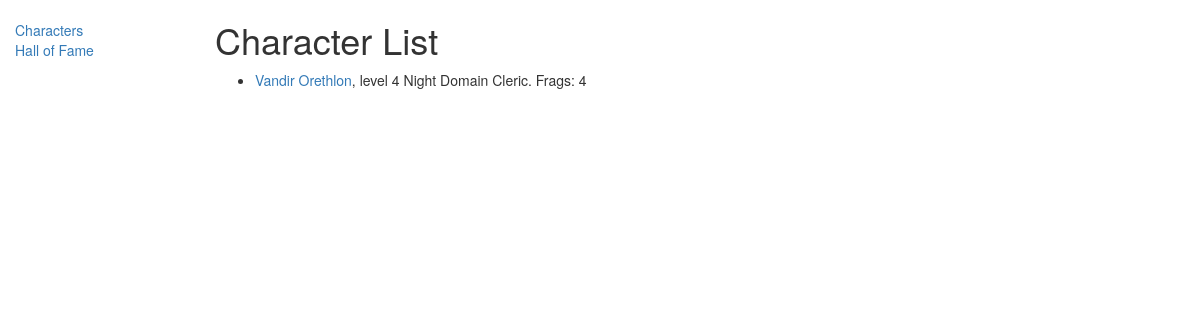
Before: /fragtracker/ with the older database file.
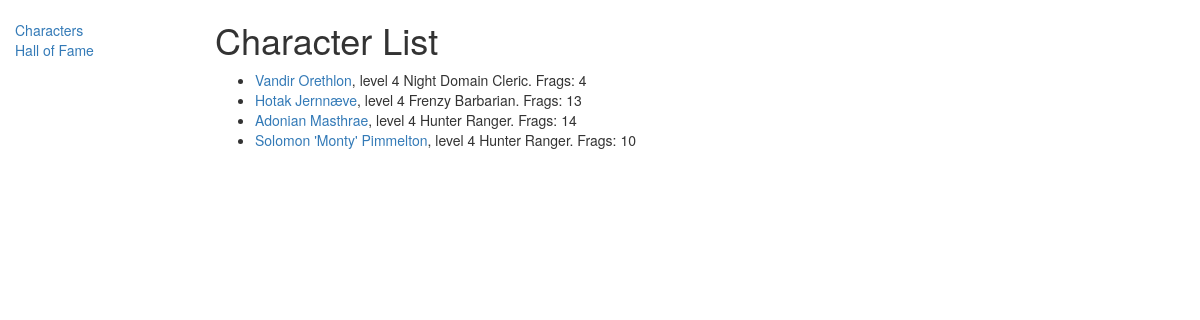
After: the same page with the newer database file.
### frag_tracker/models.py (models this page shows, shortened)
class Character(models.Model):
    name = models.CharField(max_length=100, help_text="Enter a character name (fx. Legolas Greenleaf")
    level = models.IntegerField()
    frags = models.IntegerField(default=0)
    alive = models.BooleanField(default=True)
    CLASS_OPTIONS = (
        ('BB', 'Barbarian'),
        ('BA', 'Bard'),
        ('CL', 'Cleric'),
        ('DR', 'Druid'),
        ('FI', 'Fighter'),
        ('MO', 'Monk'),
        ('PA', 'Paladin'),
        ('RA', 'Ranger'),
        ('RO', 'Rogue'),
        ('SO', 'Sorcerer'),
        ('WA', 'Warlock'),
        ('WI', 'Wizard'),
    )
    player_super_class = models.CharField(max_length=2, choices=CLASS_OPTIONS,
                                          help_text="Select the main class of your character.")
    player_sub_class = models.CharField(max_length=50, help_text="Enter the subclass of your character")
    def get_absolute_url(self):
        return reverse('character-detail', args=[str(self.id)])

### frag_tracker/views.py (the view)
class CharacterListView(generic.ListView):
    model = Character
    context_object_name = 'character_list'
    template_name = 'frag_tracker/templates/frag_tracker/character_list.html'

### frag_tracker/templates/frag_tracker/character_list.html
{% extends "base_generic.html" %}
{% block content %}
    <h1>Character List</h1>
    {% if character_list %}
        <ul>
            {% for character in character_list %}
                {% if character.alive %}
                    <li>
                        <a href="{{ character.get_absolute_url }}">{{ character.name }}</a>,
                        level {{ character.level }} {{ character.player_sub_class }} {{ character.get_player_super_class_display }}. Frags: {{ character.frags }}
                    </li>
                {% endif %}
            {% endfor %}
        </ul>
    {% else %}
        <p>There are no characters alive at the moment.</p>
    {% endif %}
{% endblock %}

### frag_tracker/templates/base_generic.html (shortened to what this page needs)
<!DOCTYPE html>
<html lang="en">
<head>
  <link rel="stylesheet" href="https://maxcdn.bootstrapcdn.com/bootstrap/3.3.7/css/bootstrap.min.css">
  {% load static %}
  <link rel="stylesheet" href="{% static 'css/styles.css' %}">
</head>
<body>
  <div class="container-fluid">
    <div class="row">
      <div class="col-sm-2">
      {% block sidebar %}
      <ul class="sidebar-nav">
          <li><a href="characterlistview">Characters</a></li>
          <li><a href="halloffame">Hall of Fame</a></li>
      </ul>
     {% endblock %}
      </div>
      <div class="col-sm-10 ">
      {% block content %}{% endblock %}
      </div>
    </div>
  </div>
</body>
</html>

### frag_tracker/static/css/styles.css (style rules this page uses)
.sidebar-nav { margin-top: 20px; padding: 0; list-style: none; }

Changed rows visible on the page:
added Character: name "Hotak Jernnæve", level "4", player_sub_class "Frenzy", player_super_class "Barbarian", frags "13"
added Character: name "Adonian Masthrae", level "4", player_sub_class "Hunter", player_super_class "Ranger", frags "14"
added Character: name "Solomon 'Monty' Pimmelton", level "4", player_sub_class "Hunter", player_super_class "Ranger", frags "10"
